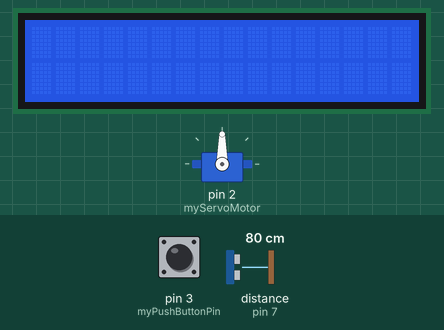
A sketch run on a simulated Arduino Uno, built with avr-gcc and run on an emulated ATmega328P. Parts: 16×2 character LCD, servo. Wiring (inferred from the names in the program): ultrasonic range finder: trigger pin 6; echo pin 7. Inputs (shaded band) come from the test bench; at power-on: distance to the obstacle (sensor on pin 7) 80 cm, pin 3 (myPushButtonPin) LOW. The echo pulse lasts 58.3 µs per cm; what the sketch prints to the serial monitor is not drawn.

Above: at 1.3 s.
1.4 s: distance to the obstacle (sensor on pin 7) set to 12 cm
4.3 s: distance to the obstacle (sensor on pin 7) set to 9 cm
At 7.3 s:
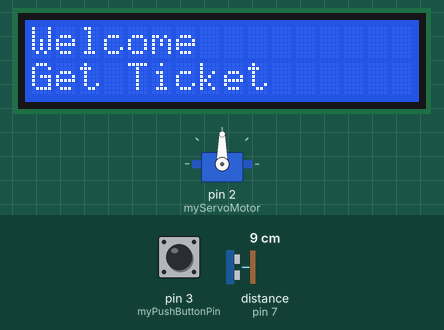
7.6 s: pin 3 (myPushButtonPin) pulled HIGH for 1.2 s
At 12.7 s:
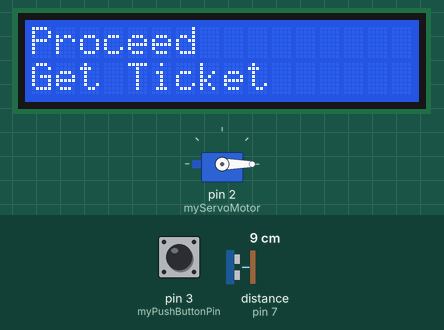
12.9 s: pin 3 (myPushButtonPin) pulled HIGH for 3.2 s
At 16.4 s:
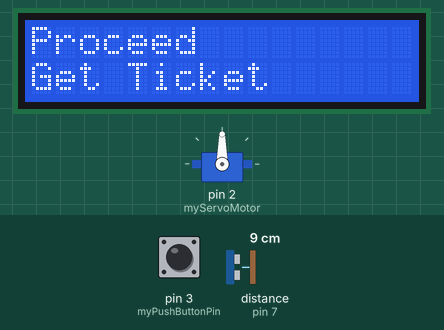
19.7 s: distance to the obstacle (sensor on pin 7) set to 2 cm
Timing chart, 0 to 22.7 s (numbered marks = the images above; inputs shaded):
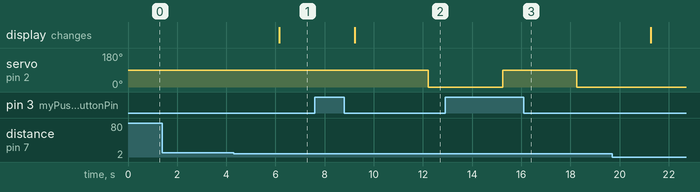

Measured:
- the behaviour switches between 11 and 10 cm on distance to the obstacle (sensor on pin 7) (found by bisection; images 0 and 1)
- after the input at 1.4 s, every drawn part: stays the same
- after the input at 4.3 s, the display: changes after 1.9 s (image 1)
- after the input at 7.6 s, servo on pin 2 (myServoMotor): 90° → 0° after 4.6 s; the display: changes after 1.6 s (image 2)
- after the input at 12.9 s, servo on pin 2 (myServoMotor): 0° → 90° after 2.3 s, → 0° 3.0 s later

The sketch:

arduino-car-park-system.ino
```cpp
#include <LiquidCrystal_I2C.h>
#include <Servo.h>

LiquidCrystal_I2C lcd (0x27, 16, 2);
Servo myServoMotor;

// initialize pins here
int myServoPin = 2;
int myPushButtonPin = 3;
int myGreenLED = 4;
int myRedLED = 5;
int myTrigPin = 6;
int myEchoPin = 7;

// initialize variables here
long duration, cm;
int threshold = 10;
int buttonState = 0;

void setup() {
  // put your setup code here, to run once:
  lcd.init();
  lcd.begin(16, 2);
  lcd.backlight();

  Serial.begin(9600);

  pinMode(myTrigPin, OUTPUT);
  pinMode(myEchoPin, INPUT);

  digitalWrite(myRedLED, LOW);
  digitalWrite(myGreenLED, LOW);

  pinMode(3, INPUT);

  myServoMotor.attach(2);
}

void loop() {
  // put your main code here, to run repeatedly:
  digitalWrite(myTrigPin, HIGH);
  delayMicroseconds(10);
  digitalWrite(myTrigPin, LOW);

  buttonState = digitalRead(3);

  duration = pulseIn(myEchoPin, HIGH);
  cm = ((duration * 0.034) / 2);

  Serial.print("Distance");
  Serial.println(cm);
  delay(1000);

  if (cm < threshold) {
    digitalWrite(myRedLED, HIGH);
    digitalWrite(myGreenLED, LOW);
    lcd.setCursor(0,0);
    lcd.print("Welcome");
    lcd.setCursor(0, 1);
    lcd.print("Get Ticket");

    if (buttonState == HIGH) {
      digitalWrite(myRedLED, LOW);
      digitalWrite(myGreenLED, HIGH);
      lcd.setCursor(0,0);
      lcd.print("Proceed");

      // open gate when button is pressed
      myServoMotor.write(90); // 90 degree angle
      delay(3000);

      Serial.println("car is moving away");

      myServoMotor.write(0); // turn angle to 0 degrees
      delay(2000);

      Serial.println("next car should proceed");
    }
  }
  return 0;
}
```
